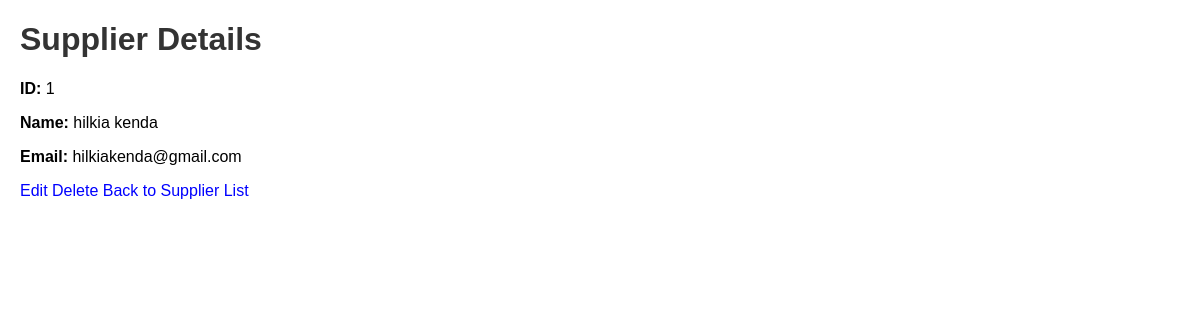
The page /inventory/suppliers/1/ on the database its author committed.
### inventory/models.py (models this page shows, shortened)
class Supplier(models.Model):
    name = models.CharField(max_length=255)
    email = models.EmailField(max_length=100, default='example@example.com')  # Provide a default value
    phone = models.CharField(max_length=15, default='000-000-0000')

### inventory/views.py (the view)
# urls.py: path('suppliers/<int:pk>/', SupplierDetailView.as_view(), name='supplier-detail'),
class SupplierDetailView(DetailView):
    model = Supplier
    template_name = 'supplier_detail.html'
    context_object_name = 'supplier'

### inventory/templates/supplier_detail.html (shortened to what this page needs)
<!DOCTYPE html>
<html lang="en">
<head>
    {% load static %}
    <link rel="stylesheet" href="{% static 'css/styles.css' %}">
</head>
<body>
    <h1>Supplier Details</h1>
    <p><strong>ID:</strong> {{ supplier.id }}</p>
    <p><strong>Name:</strong> {{ supplier.name }}</p>
    <p><strong>Email:</strong> {{ supplier.email }}</p>
    <a href="{% url 'supplier-update' supplier.id %}">Edit</a>
    <a href="{% url 'supplier-delete' supplier.id %}" class="delete-button" data-supplier-name="{{ supplier.name }}">Delete</a>
    <a href="{% url 'supplier-list' %}">Back to Supplier List</a>
</body>
</html>

### inventory/templates/inventory/css/styles.css (style rules this page uses)
body { font-family: Arial, sans-serif; margin: 20px; }
h1 { color: #333; }
a { text-decoration: none; color: blue; }

### rows shown on the page
Supplier: id "1", name "hilkia kenda", email "hilkiakenda@gmail.com"
